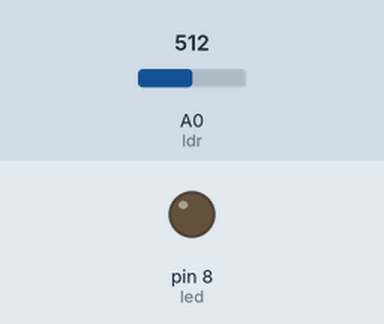
A sketch run on a simulated Arduino Uno, built with avr-gcc and run on an emulated ATmega328P. Shown: output pins drawn as LEDs (lit = HIGH). The inputs (shaded band) are chosen by the test bench; at power-on: A0 (ldr) = 512. What the sketch prints to the serial monitor is not drawn.

Above: at 1.2 s.
1.3 s: A0 (ldr) set to 32
2.8 s: A0 (ldr) set to 28
At 3.2 s:
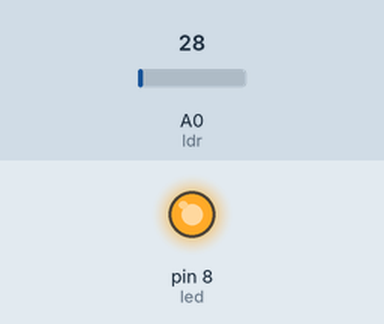
4.3 s: A0 (ldr) set to 122
At 5.5 s:
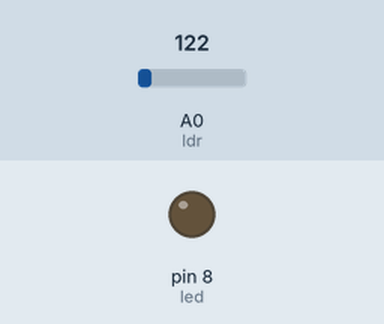
5.8 s: A0 (ldr) set to 20
At 6.7 s:
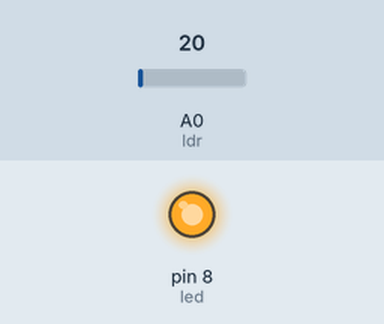
Timing chart, 0 to 8.3 s (numbered marks = the images above; inputs shaded):
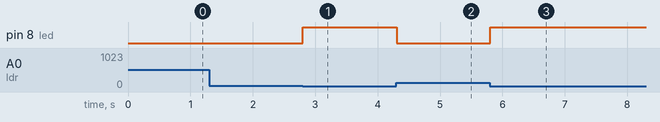

The sketch:

LDR_simple.ino
```cpp
int ldr= A0;
int led= 8;

void setup() {
  Serial.begin(9600);
  pinMode(ldr,INPUT);
  pinMode(led,OUTPUT);
  // put your setup code here, to run once:

}

void loop() {
  int ldrVal= analogRead(ldr);
  Serial.print(ldrVal);
  if (ldrVal>30){
    digitalWrite(led,LOW);
  }
  if (ldrVal<30){
    digitalWrite(led,HIGH);
  }

  // put your main code here, to run repeatedly:

}
```

Measured:
- the behaviour switches between 30 and 29 on A0 (ldr) (found by bisection; images 0 and 1)
- after the input at 1.3 s, every drawn part: stays the same
- after the input at 2.8 s, pin 8 (led): LOW → HIGH at once
- after the input at 4.3 s, pin 8 (led): HIGH → LOW at once
- after the input at 5.8 s, pin 8 (led): LOW → HIGH at once
